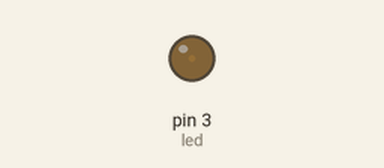
Recording of a sketch running on a simulated Arduino Uno, built with avr-gcc and run on an emulated ATmega328P. Parts: output pins drawn as LEDs (lit = HIGH).

Above: at 0.05 s.
At 2.15 s:
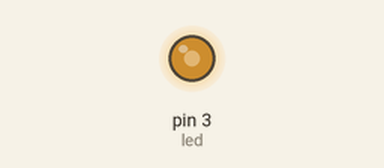
At 3.45 s:
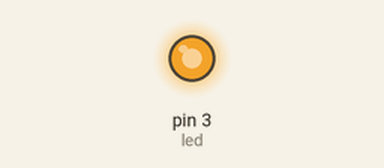
At 6.9 s:
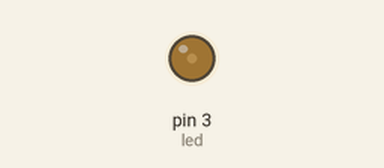
Timing chart, 0 to 10.0 s (numbered marks = the images above):
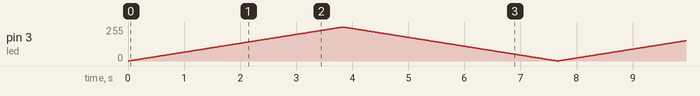

The sketch:

fadeLED.ino
```cpp
const int led = 3;
int ledVal;


void setup() {
  // put your setup code here, to run once:
  pinMode(led, OUTPUT);
}

void loop() {
  // put your main code here, to run repeatedly:
  for(int i = 0;i<255; i++){
    analogWrite(led, i);
    delay(15);
  }
  for(int i = 255;i>0; i--){
    analogWrite(led, i);
    delay(15);
  }

}
```
